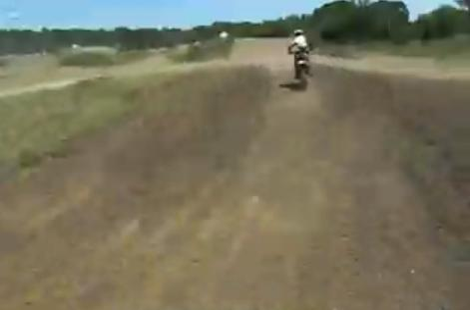
%> input picture _input/00001.png, 470 x 310 px
$ octave --eval "result = img_alloc('../_input/00001.png');"   (GNU Octave 9; MATLAB toolbox functions it lacks are replaced by stand-ins)
%> lines starting %> are read from the running program, lines starting %| are printed output that depends on the picture
### img/img_blur.m
% Copyright 2011 Zdenek Kalal
%
% This file is part of TLD.
%
% TLD is free software: you can redistribute it and/or modify
% it under the terms of the GNU General Public License as published by
% the Free Software Foundation, either version 3 of the License, or
% (at your option) any later version.
%
% TLD is distributed in the hope that it will be useful,
% but WITHOUT ANY WARRANTY; without even the implied warranty of
% MERCHANTABILITY or FITNESS FOR A PARTICULAR PURPOSE.  See the
% GNU General Public License for more details.
%
% You should have received a copy of the GNU General Public License
% along with TLD.  If not, see <http://www.gnu.org/licenses/>.

function M = img_blur(M,sigma)
% Blures gray scale image with gaussian kernel.

if nargin==1
    sigma = 1.5;
end

csize = 6*sigma;

shift = (csize - 1)/2;

h = fspecial('gaussian',csize,sigma);

M = conv2(M,h);
M = M(1+shift:end-shift,1+shift:end-shift);
M = uint8(M);

### img/img_alloc.m
% Copyright 2011 Zdenek Kalal
%
% This file is part of TLD.
%
% TLD is free software: you can redistribute it and/or modify
% it under the terms of the GNU General Public License as published by
% the Free Software Foundation, either version 3 of the License, or
% (at your option) any later version.
%
% TLD is distributed in the hope that it will be useful,
% but WITHOUT ANY WARRANTY; without even the implied warranty of
% MERCHANTABILITY or FITNESS FOR A PARTICULAR PURPOSE.  See the
% GNU General Public License for more details.
%
% You should have received a copy of the GNU General Public License
% along with TLD.  If not, see <http://www.gnu.org/licenses/>.


function img = img_alloc(in,imsize)
%> called with in = '../_input/00001.png'
% Allocates image structure.

if ischar(in)
    in = imread(in);
%> in is the input picture: size 310x470x3 uint8; mean R, G, B 119.2, 115, 93
end

if ndims(in) == 3
    %img.input = in(:,:,2);
    img.input = rgb2gray(in);
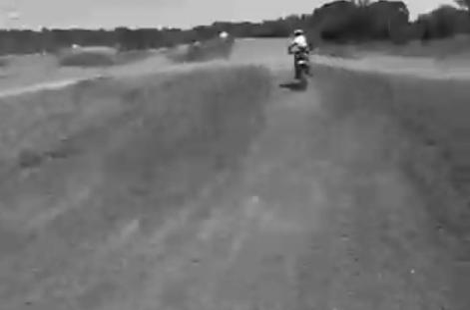
%> img.input: size 310x470 uint8; min 9, max 254, mean 113.8
    %img.input = imadjust(img.input);
else
    img.input = in;
end

% img.input = fliplr(img.input);

if exist('imsize','var')
    img.input = imresize(img.input,imsize);
end

 img.blur = img_blur(img.input,2);
%> in img_blur, `M = conv2(M,h);`:
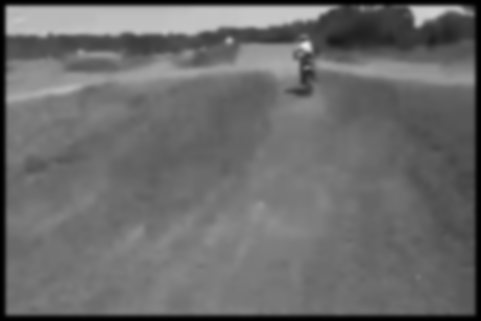
%> M: size 321x481 double; min 0.00123, max 230.7, mean 107.4
%> in img_blur, `M = M(1+shift:end-shift,1+shift:end-shift);`:
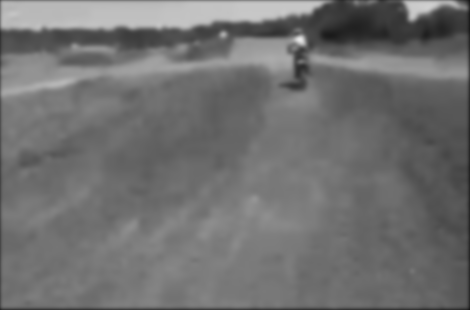
%> M: size 310x470 double; min 21.03, max 230.7, mean 112.6
%img.blur = img_blur(img.input,5);

$ run again, on _input/00002.png
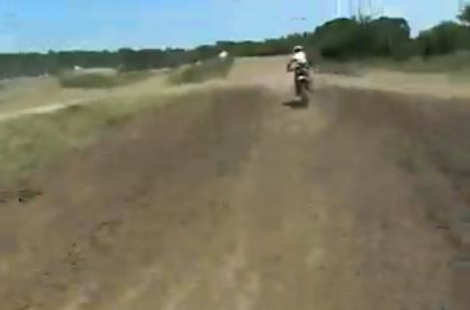
%> input picture _input/00002.png, 470 x 310 px
%> in img_alloc, in is the input picture: size 310x470x3 uint8; mean R, G, B 121.6, 121, 103.3
%> in img_alloc, `img.input = rgb2gray(in);`:
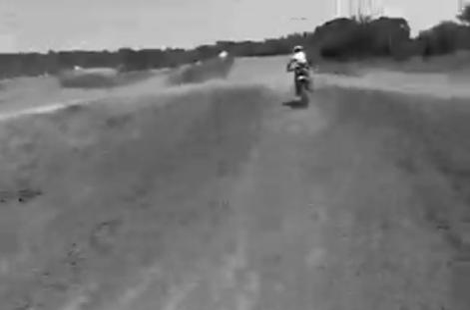
%> img.input: size 310x470 uint8; min 11, max 254, mean 119.2
%> in img_blur, `M = M(1+shift:end-shift,1+shift:end-shift);`:
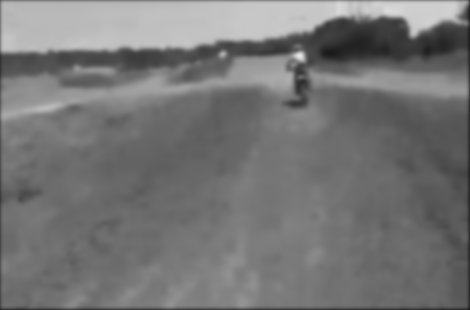
%> M: size 310x470 double; min 22.51, max 231.4, mean 117.9

$ run again, on _input/00003.png
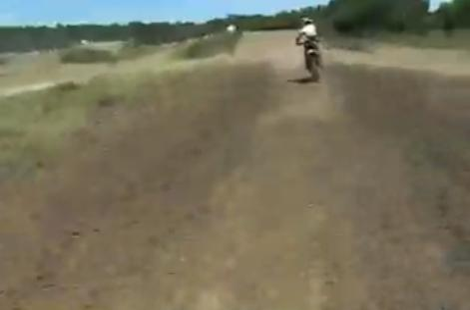
%> input picture _input/00003.png, 470 x 310 px
%> in img_alloc, in is the input picture: size 310x470x3 uint8; mean R, G, B 118.5, 113, 91.4
%> in img_alloc, `img.input = rgb2gray(in);`:
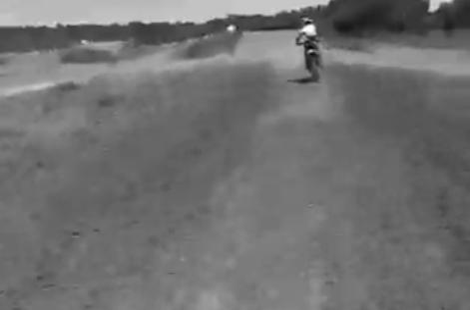
%> img.input: size 310x470 uint8; min 4, max 254, mean 112.2
%> in img_blur, `M = M(1+shift:end-shift,1+shift:end-shift);`:
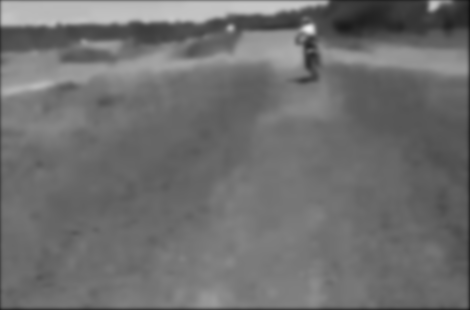
%> M: size 310x470 double; min 18.45, max 236.6, mean 111.1
